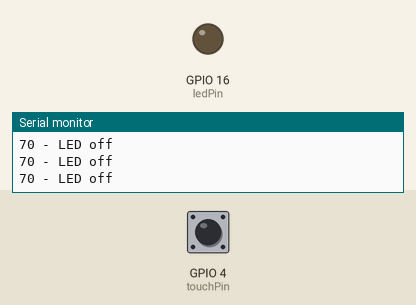
The sketch below on a simulated ESP32. On the bench: output pins drawn as LEDs (lit = HIGH), the last lines printed to the serial monitor. Dashed ring = blinking. The inputs (shaded band) are chosen by the test bench; at power-on: GPIO 4 (touchPin) HIGH.

Above: at 2.2 s.
2.3 s: GPIO 4 (touchPin) pulled LOW for 1 s
At 2.55 s:
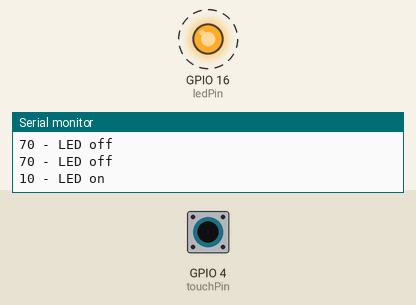
4.8 s: GPIO 4 (touchPin) pulled LOW for 3.2 s
At 5.65 s:
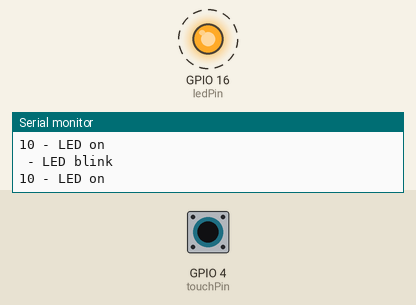
Timing chart, 0 to 9.3 s (numbered marks = the images above; inputs shaded):
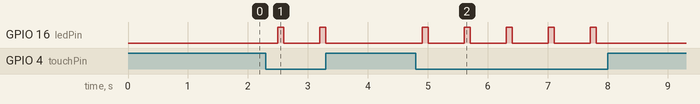

The sketch:

JOBSHEET2_7.ino
```cpp
// set pin numbers
const int touchPin = 4;
const int ledPin = 16;

// change with your threshold value
const int threshold = 20;
// variable for storing the touch pin value
int touchValue;

void setup(){
  Serial.begin(115200);
  delay(1000); // give me time to bring up serial monitor
  // initialize the LED pin as an output:
  pinMode (ledPin, OUTPUT);
}

void loop(){
  // read the state of the pushbutton value:
  touchValue = touchRead(touchPin);
  Serial.print(touchValue);
  // check if the touchValue is below the threshold
  // if it is, set ledPin to HIGH
  if(touchValue < threshold){
    // turn LED on
    digitalWrite(ledPin, HIGH);
    delay (100);
    Serial.println(" - LED on");
     digitalWrite (ledPin, LOW);
     delay (100);
    Serial.println(" - LED blink");
  }
  else{
    // turn LED off
    digitalWrite(ledPin, LOW);
    Serial.println(" - LED off");
  }
  delay(500);
}
```

Measured:
- after the input at 2.3 s, GPIO 16 (ledPin): alternates HIGH for 0.10 s and LOW for 0.60 s, 4 changes in all, then stays LOW, starting after 0.20 s
- after the input at 4.8 s, GPIO 16 (ledPin): alternates HIGH for 0.10 s and LOW for 0.60 s, 10 changes in all, then stays LOW, starting after 0.10 s
